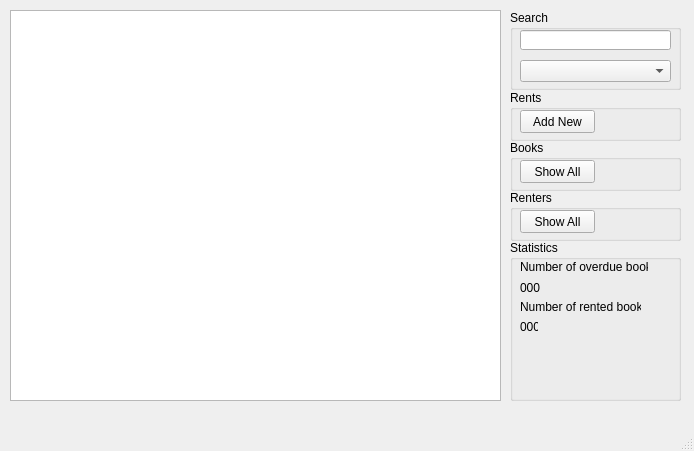
<?xml version="1.0" encoding="UTF-8"?>
<ui version="4.0">
    <class>MainWindow</class>
    <widget class="QMainWindow" name="MainWindow">
        <property name="enabled">
            <bool>true</bool>
        </property>
        <property name="geometry">
            <rect>
                <x>0</x>
                <y>0</y>
                <width>694</width>
                <height>451</height>
            </rect>
        </property>
        <property name="sizePolicy">
            <sizepolicy hsizetype="Fixed" vsizetype="Fixed">
                <horstretch>0</horstretch>
                <verstretch>0</verstretch>
            </sizepolicy>
        </property>
        <property name="windowTitle">
            <string>Book Rental</string>
        </property>
        <widget class="QWidget" name="centralwidget">
            <widget class="QTableView" name="rented_books_QTableView">
                <property name="geometry">
                    <rect>
                        <x>10</x>
                        <y>10</y>
                        <width>491</width>
                        <height>391</height>
                    </rect>
                </property>
            </widget>
            <widget class="QGroupBox" name="groupBox">
                <property name="geometry">
                    <rect>
                        <x>510</x>
                        <y>10</y>
                        <width>171</width>
                        <height>80</height>
                    </rect>
                </property>
                <property name="title">
                    <string>Search</string>
                </property>
                <widget class="QComboBox" name="search_comboBox">
                    <property name="geometry">
                        <rect>
                            <x>10</x>
                            <y>50</y>
                            <width>151</width>
                            <height>22</height>
                        </rect>
                    </property>
                </widget>
                <widget class="QLineEdit" name="search_input">
                    <property name="geometry">
                        <rect>
                            <x>10</x>
                            <y>20</y>
                            <width>151</width>
                            <height>20</height>
                        </rect>
                    </property>
                </widget>
            </widget>
            <widget class="QGroupBox" name="groupBox_2">
                <property name="geometry">
                    <rect>
                        <x>510</x>
                        <y>140</y>
                        <width>171</width>
                        <height>51</height>
                    </rect>
                </property>
                <property name="title">
                    <string>Books</string>
                </property>
                <widget class="QPushButton" name="btn_show_books">
                    <property name="geometry">
                        <rect>
                            <x>10</x>
                            <y>20</y>
                            <width>75</width>
                            <height>23</height>
                        </rect>
                    </property>
                    <property name="text">
                        <string>Show All</string>
                    </property>
                </widget>
            </widget>
            <widget class="QGroupBox" name="groupBox_3">
                <property name="geometry">
                    <rect>
                        <x>510</x>
                        <y>190</y>
                        <width>171</width>
                        <height>51</height>
                    </rect>
                </property>
                <property name="title">
                    <string>Renters</string>
                </property>
                <widget class="QPushButton" name="btn_show_renters">
                    <property name="geometry">
                        <rect>
                            <x>10</x>
                            <y>20</y>
                            <width>75</width>
                            <height>23</height>
                        </rect>
                    </property>
                    <property name="text">
                        <string>Show All</string>
                    </property>
                </widget>
            </widget>
            <widget class="QGroupBox" name="groupBox_4">
                <property name="geometry">
                    <rect>
                        <x>510</x>
                        <y>240</y>
                        <width>171</width>
                        <height>161</height>
                    </rect>
                </property>
                <property name="title">
                    <string>Statistics</string>
                </property>
                <widget class="QLabel" name="label">
                    <property name="geometry">
                        <rect>
                            <x>10</x>
                            <y>20</y>
                            <width>128</width>
                            <height>13</height>
                        </rect>
                    </property>
                    <property name="text">
                        <string>Number of overdue books:</string>
                    </property>
                </widget>
                <widget class="QLabel" name="overdue_books_count">
                    <property name="geometry">
                        <rect>
                            <x>10</x>
                            <y>40</y>
                            <width>41</width>
                            <height>16</height>
                        </rect>
                    </property>
                    <property name="text">
                        <string>000</string>
                    </property>
                </widget>
                <widget class="QLabel" name="rented_books_count">
                    <property name="geometry">
                        <rect>
                            <x>10</x>
                            <y>80</y>
                            <width>18</width>
                            <height>13</height>
                        </rect>
                    </property>
                    <property name="text">
                        <string>000</string>
                    </property>
                </widget>
                <widget class="QLabel" name="label_7">
                    <property name="geometry">
                        <rect>
                            <x>10</x>
                            <y>60</y>
                            <width>121</width>
                            <height>13</height>
                        </rect>
                    </property>
                    <property name="text">
                        <string>Number of rented books:</string>
                    </property>
                </widget>
            </widget>
            <widget class="QGroupBox" name="groupBox_5">
                <property name="geometry">
                    <rect>
                        <x>510</x>
                        <y>90</y>
                        <width>171</width>
                        <height>51</height>
                    </rect>
                </property>
                <property name="title">
                    <string>Rents</string>
                </property>
                <widget class="QPushButton" name="add_new_book_rent_button">
                    <property name="geometry">
                        <rect>
                            <x>10</x>
                            <y>20</y>
                            <width>75</width>
                            <height>23</height>
                        </rect>
                    </property>
                    <property name="text">
                        <string>Add New</string>
                    </property>
                </widget>
            </widget>
        </widget>
        <widget class="QStatusBar" name="statusbar"/>
        <widget class="QMenuBar" name="menubar">
            <property name="geometry">
                <rect>
                    <x>0</x>
                    <y>0</y>
                    <width>694</width>
                    <height>21</height>
                </rect>
            </property>
        </widget>
    </widget>
    <resources/>
    <connections/>
</ui>
